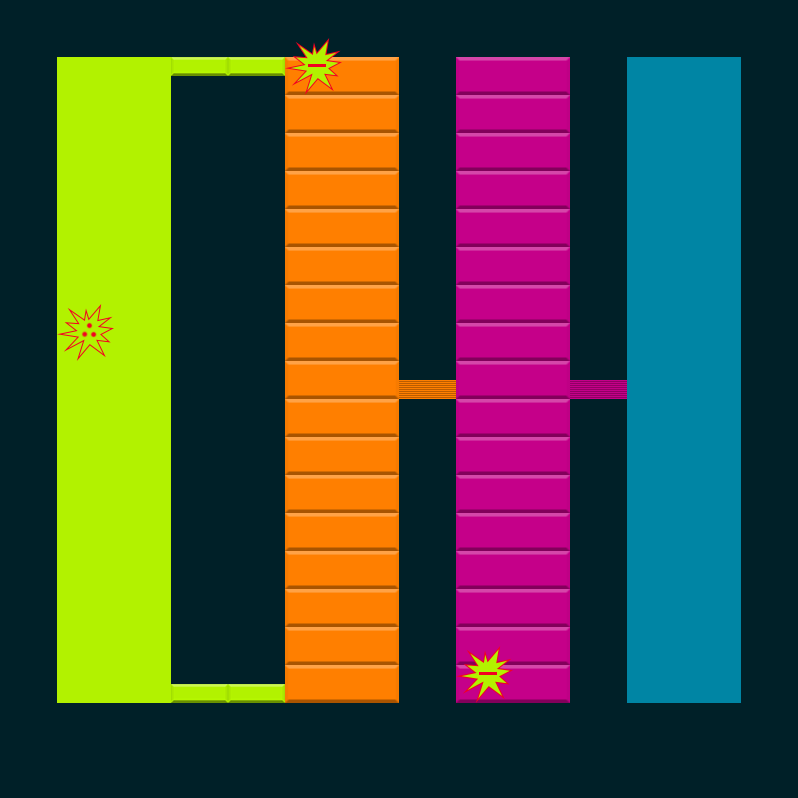

This is a level from a 2D game, rendered from its Tiled map with the project's own tilesets. A one-line summary and the complete map file follow:
An orthogonal 14x42 tile map with 57x19 px tiles, 2 tile layers (Bricks, Powerups), 3 tilesets.

<map version="1.0" orientation="orthogonal" renderorder="left-up" width="14" height="42" tilewidth="57" tileheight="19" backgroundcolor="#002028" nextobjectid="10">
 <properties>
  <property name="FinalBallSpeedPercentageIncrease" type="int" value="25" />
 </properties>
 <tileset firstgid="1" name="Bricks" tilewidth="114" tileheight="38" tilecount="18" columns="0">
  <tile id="0">
   <properties>
    <property name="HitsToDestroy" type="int" value="1" />
   </properties>
   <image width="114" height="38" source="../Images/Ld/Brick-A1.png" />
  </tile>
  <tile id="1">
   <properties>
    <property name="HitsToDestroy" type="int" value="2" />
   </properties>
   <image width="114" height="38" source="../Images/Ld/Brick-A2.png" />
  </tile>
  <tile id="2">
   <properties>
    <property name="HitsToDestroy" type="int" value="1" />
   </properties>
   <image width="114" height="38" source="../Images/Ld/Brick-B1.png" />
  </tile>
  <tile id="3">
   <properties>
    <property name="HitsToDestroy" type="int" value="2" />
   </properties>
   <image width="114" height="38" source="../Images/Ld/Brick-B2.png" />
  </tile>
  <tile id="4">
   <properties>
    <property name="HitsToDestroy" type="int" value="1" />
   </properties>
   <image width="114" height="38" source="../Images/Ld/Brick-C1.png" />
  </tile>
  <tile id="5">
   <properties>
    <property name="HitsToDestroy" type="int" value="2" />
   </properties>
   <image width="114" height="38" source="../Images/Ld/Brick-C2.png" />
  </tile>
  <tile id="6">
   <properties>
    <property name="HitsToDestroy" type="int" value="1" />
   </properties>
   <image width="114" height="38" source="../Images/Ld/Brick-D1.png" />
  </tile>
  <tile id="7">
   <properties>
    <property name="HitsToDestroy" type="int" value="2" />
   </properties>
   <image width="114" height="38" source="../Images/Ld/Brick-D2.png" />
  </tile>
  <tile id="8">
   <properties>
    <property name="HitsToDestroy" type="int" value="-1" />
   </properties>
   <image width="114" height="38" source="../Images/Ld/Brick-E1.png" />
  </tile>
  <tile id="9">
   <properties>
    <property name="HitsToDestroy" type="int" value="1" />
   </properties>
   <image width="57" height="19" source="../Images/Ld/SmallBrick-A1.png" />
  </tile>
  <tile id="10">
   <properties>
    <property name="HitsToDestroy" type="int" value="2" />
   </properties>
   <image width="57" height="19" source="../Images/Ld/SmallBrick-A2.png" />
  </tile>
  <tile id="11">
   <properties>
    <property name="HitsToDestroy" type="int" value="1" />
   </properties>
   <image width="57" height="19" source="../Images/Ld/SmallBrick-B1.png" />
  </tile>
  <tile id="12">
   <properties>
    <property name="HitsToDestroy" type="int" value="2" />
   </properties>
   <image width="57" height="19" source="../Images/Ld/SmallBrick-B2.png" />
  </tile>
  <tile id="14">
   <properties>
    <property name="HitsToDestroy" type="int" value="1" />
   </properties>
   <image width="57" height="19" source="../Images/Ld/SmallBrick-C1.png" />
  </tile>
  <tile id="15">
   <properties>
    <property name="HitsToDestroy" type="int" value="2" />
   </properties>
   <image width="57" height="19" source="../Images/Ld/SmallBrick-C2.png" />
  </tile>
  <tile id="16">
   <properties>
    <property name="HitsToDestroy" type="int" value="1" />
   </properties>
   <image width="57" height="19" source="../Images/Ld/SmallBrick-D1.png" />
  </tile>
  <tile id="17">
   <properties>
    <property name="HitsToDestroy" type="int" value="2" />
   </properties>
   <image width="57" height="19" source="../Images/Ld/SmallBrick-D2.png" />
  </tile>
  <tile id="18">
   <properties>
    <property name="HitsToDestroy" type="int" value="-1" />
   </properties>
   <image width="57" height="19" source="../Images/Ld/SmallBrick-E1.png" />
  </tile>
 </tileset>
 <tileset firstgid="20" name="Powerups" tilewidth="57" tileheight="57" tilecount="3" columns="0">
  <tile id="0">
   <properties>
    <property name="PowerupType" type="int" value="3" />
   </properties>
   <image width="57" height="57" source="../Images/Ld/PowerupFireball.png" />
  </tile>
  <tile id="1">
   <properties>
    <property name="PowerupType" type="int" value="1" />
   </properties>
   <image width="57" height="57" source="../Images/Ld/PowerupLargerPaddle.png" />
  </tile>
  <tile id="2">
   <properties>
    <property name="PowerupType" type="int" value="2" />
   </properties>
   <image width="57" height="57" source="../Images/Ld/PowerupMultiBall.png" />
  </tile>
 </tileset>
 <tileset firstgid="23" name="Wormholes" tilewidth="114" tileheight="110" tilecount="1" columns="0">
  <tile id="1">
   <properties>
    <property name="WorkholeType" type="int" value="2" />
   </properties>
   <image width="57" height="57" source="../Images/Ld/WormholeOut.png" />
  </tile>
 </tileset>
 <layer name="Bricks" width="14" height="42">
  <data encoding="csv">
0,0,0,0,0,0,0,0,0,0,0,0,0,0,
0,0,0,0,0,0,0,0,0,0,0,0,0,0,
0,0,0,0,0,0,0,0,0,0,0,0,0,0,
0,0,0,15,15,0,0,0,0,0,0,0,0,0,
0,5,0,0,0,7,0,0,3,0,0,1,0,0,
0,0,0,0,0,0,0,0,0,0,0,0,0,0,
0,5,0,0,0,7,0,0,3,0,0,1,0,0,
0,0,0,0,0,0,0,0,0,0,0,0,0,0,
0,5,0,0,0,7,0,0,3,0,0,1,0,0,
0,0,0,0,0,0,0,0,0,0,0,0,0,0,
0,5,0,0,0,7,0,0,3,0,0,1,0,0,
0,0,0,0,0,0,0,0,0,0,0,0,0,0,
0,5,0,0,0,7,0,0,3,0,0,1,0,0,
0,0,0,0,0,0,0,0,0,0,0,0,0,0,
0,5,0,0,0,7,0,0,3,0,0,1,0,0,
0,0,0,0,0,0,0,0,0,0,0,0,0,0,
0,5,0,0,0,7,0,0,3,0,0,1,0,0,
0,0,0,0,0,0,0,0,0,0,0,0,0,0,
0,5,0,0,0,7,0,0,3,0,0,1,0,0,
0,0,0,0,0,0,0,0,0,0,0,0,0,0,
0,5,0,0,0,7,0,18,3,0,13,1,0,0,
0,0,0,0,0,0,0,0,0,0,0,0,0,0,
0,5,0,0,0,7,0,0,3,0,0,1,0,0,
0,0,0,0,0,0,0,0,0,0,0,0,0,0,
0,5,0,0,0,7,0,0,3,0,0,1,0,0,
0,0,0,0,0,0,0,0,0,0,0,0,0,0,
0,5,0,0,0,7,0,0,3,0,0,1,0,0,
0,0,0,0,0,0,0,0,0,0,0,0,0,0,
0,5,0,0,0,7,0,0,3,0,0,1,0,0,
0,0,0,0,0,0,0,0,0,0,0,0,0,0,
0,5,0,0,0,7,0,0,3,0,0,1,0,0,
0,0,0,0,0,0,0,0,0,0,0,0,0,0,
0,5,0,0,0,7,0,0,3,0,0,1,0,0,
0,0,0,0,0,0,0,0,0,0,0,0,0,0,
0,5,0,0,0,7,0,0,3,0,0,1,0,0,
0,0,0,0,0,0,0,0,0,0,0,0,0,0,
0,5,0,15,15,7,0,0,3,0,0,1,0,0,
0,0,0,0,0,0,0,0,0,0,0,0,0,0,
0,0,0,0,0,0,0,0,0,0,0,0,0,0,
0,0,0,0,0,0,0,0,0,0,0,0,0,0,
0,0,0,0,0,0,0,0,0,0,0,0,0,0,
0,0,0,0,0,0,0,0,0,0,0,0,0,0
</data>
 </layer>
 <layer name="Powerups" width="14" height="42">
  <data encoding="csv">
0,0,0,0,0,0,0,0,0,0,0,0,0,0,
0,0,0,0,0,0,0,0,0,0,0,0,0,0,
0,0,0,0,0,0,0,0,0,0,0,0,0,0,
0,0,0,0,0,0,0,0,0,0,0,0,0,0,
0,0,0,0,0,21,0,0,0,0,0,0,0,0,
0,0,0,0,0,0,0,0,0,0,0,0,0,0,
0,0,0,0,0,0,0,0,0,0,0,0,0,0,
0,0,0,0,0,0,0,0,0,0,0,0,0,0,
0,0,0,0,0,0,0,0,0,0,0,0,0,0,
0,0,0,0,0,0,0,0,0,0,0,0,0,0,
0,0,0,0,0,0,0,0,0,0,0,0,0,0,
0,0,0,0,0,0,0,0,0,0,0,0,0,0,
0,0,0,0,0,0,0,0,0,0,0,0,0,0,
0,0,0,0,0,0,0,0,0,0,0,0,0,0,
0,0,0,0,0,0,0,0,0,0,0,0,0,0,
0,0,0,0,0,0,0,0,0,0,0,0,0,0,
0,0,0,0,0,0,0,0,0,0,0,0,0,0,
0,0,0,0,0,0,0,0,0,0,0,0,0,0,
0,22,0,0,0,0,0,0,0,0,0,0,0,0,
0,0,0,0,0,0,0,0,0,0,0,0,0,0,
0,0,0,0,0,0,0,0,0,0,0,0,0,0,
0,0,0,0,0,0,0,0,0,0,0,0,0,0,
0,0,0,0,0,0,0,0,0,0,0,0,0,0,
0,0,0,0,0,0,0,0,0,0,0,0,0,0,
0,0,0,0,0,0,0,0,0,0,0,0,0,0,
0,0,0,0,0,0,0,0,0,0,0,0,0,0,
0,0,0,0,0,0,0,0,0,0,0,0,0,0,
0,0,0,0,0,0,0,0,0,0,0,0,0,0,
0,0,0,0,0,0,0,0,0,0,0,0,0,0,
0,0,0,0,0,0,0,0,0,0,0,0,0,0,
0,0,0,0,0,0,0,0,0,0,0,0,0,0,
0,0,0,0,0,0,0,0,0,0,0,0,0,0,
0,0,0,0,0,0,0,0,0,0,0,0,0,0,
0,0,0,0,0,0,0,0,0,0,0,0,0,0,
0,0,0,0,0,0,0,0,0,0,0,0,0,0,
0,0,0,0,0,0,0,0,0,0,0,0,0,0,
0,0,0,0,0,0,0,0,21,0,0,0,0,0,
0,0,0,0,0,0,0,0,0,0,0,0,0,0,
0,0,0,0,0,0,0,0,0,0,0,0,0,0,
0,0,0,0,0,0,0,0,0,0,0,0,0,0,
0,0,0,0,0,0,0,0,0,0,0,0,0,0,
0,0,0,0,0,0,0,0,0,0,0,0,0,0
</data>
 </layer>
</map>